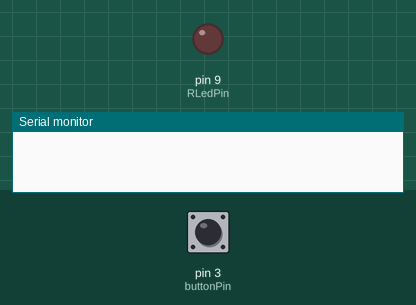
Bench run of a sketch on a simulated Arduino Uno, built with avr-gcc and run on an emulated ATmega328P. On the bench: output pins drawn as LEDs (lit = HIGH), the last lines printed to the serial monitor. Dashed ring = blinking. Inputs (shaded band) come from the test bench; at power-on: pin 3 (buttonPin) HIGH.

Above: at 1.2 s.
1.3 s: pin 3 (buttonPin) pulled LOW for 0.15 s
At 2.2 s:
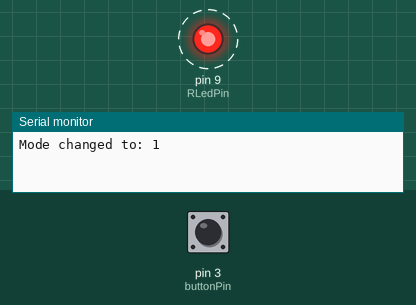
Timing chart, 0 to 10.4 s (numbered marks = the images above; inputs shaded):
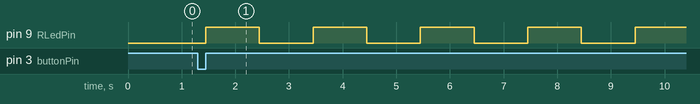

Measured:
- after the input at 1.3 s, pin 9 (RLedPin): alternates HIGH for 1.0 s and LOW for 1.0 s, starting after 0.15 s

The sketch:

HW32.ino
```cpp
const int buttonPin = 3;
const int RLedPin = 9;


int mode = 0;
bool lastButtonState = HIGH;

unsigned long previousMillis = 0;
unsigned long interval = 1000;
bool ledState = LOW;

void setup() {
  pinMode(buttonPin, INPUT_PULLUP);
  pinMode(RLedPin, OUTPUT);

  Serial.begin(9600);
}

void loop() {
  handleButton();
  runMode();
}


void handleButton() {
  bool buttonState = digitalRead(buttonPin);


  if (buttonState == LOW && lastButtonState == HIGH) {
    mode++;
    if (mode > 3) mode = 0;

    Serial.print("Mode changed to: ");
    Serial.println(mode);

    delay(150);
  }

  lastButtonState = buttonState;
}


void runMode() {
  if (mode == 0) {
    digitalWrite(RLedPin, LOW);
    return;
  }

  if (mode == 1) interval = 1000;     // slow
  if (mode == 2) interval = 300;      // medium
  if (mode == 3) interval = 100;      // fast

  unsigned long currentMillis = millis();


  if (currentMillis - previousMillis >= interval) {
    previousMillis = currentMillis;

    ledState = !ledState;
    digitalWrite(RLedPin, ledState);
  }
}
```
